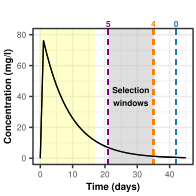

Write the R code that produced this figure.
###############################################################################
# Code to visuals Figure 1A (the PK of SP* with illustrate the selection      #
# windows of the  quintuple mutant, and the prophylactic period               #
# confer by AQ)                                                               #
#                                                                             #
# author: thiery Masserey (thiery.masserey@swisstph.ch)                       #
###############################################################################


# Load the data
Data_2 <- read.csv("C:/Users/massth/Desktop/SMC/Figure_final/Data_figure_1A.csv", header = T)

# Load package
library("rlang")
library("ggh4x")
library("ggplot2")
library("plyr")

# Plot the results
constant <- 2.5
PLOT_A1 <- ggplot(data = Data_2, aes(x = Time, y = C)) +
  geom_line(size = 3 / ggplot2::.pt / constant) +
  scale_y_continuous(name = "Concentration (mg/l)") +
  scale_x_continuous(name = "Time (days)", lim = c(0, 45)) +
  theme_bw() +
  theme(axis.text.x = element_text(size =  16 / constant),
        axis.text.y = element_text(size =  16 / constant),
        axis.title.x = element_text(size =  18 / constant, face = "bold"),
        axis.title.y = element_text(size =  18 / constant, face = "bold")) +
  theme(plot.margin = unit(c(0.75, 0.1, 0.1, 0.1), "cm")) +
  annotate("rect", xmin = 21, xmax = 35, ymin = -4,  ymax = 84, alpha = .5, fill = "grey") +
  annotate("rect", xmin = 0, xmax = 17, ymin = -4, ymax = 84, alpha = .2, fill = "yellow") +
  geom_line(size = 3 / ggplot2::.pt / constant) +
  geom_segment(aes(x = 21, y = -Inf, xend = 21, yend = 86), linetype = "dashed", color = "#860086", size = 3 / ggplot2::.pt / constant) +
  geom_segment(aes(x = 35, y = -Inf, xend = 35, yend = 86), linetype = "dashed", color = "#FF7F00", size = 3 / ggplot2::.pt / constant) +
  geom_segment(aes(x = 42, y = -Inf, xend = 42, yend = 86), linetype = "dashed", color = "#1F78B4", size = 3 / ggplot2::.pt / constant) +
  annotate("text", x = 21, y = 87, label = "5", color = "#860086", size = 16 / ggplot2::.pt / constant, fontface = 2) +
  annotate( "text", x = 35, y = 87, label = "4", color = "#FF7F00", size = 16 / ggplot2::.pt / constant, fontface = 2) +
  annotate("text", x = 42, y = 87, label = "0", color = "#1F78B4", size = 16 / ggplot2::.pt / constant, fontface = 2) +
  annotate("text", x = 28, y = 40, label = "Selection\nwindows", size = 16 / ggplot2::.pt / constant, fontface = 2) + 
  coord_cartesian(ylim = c(0, 80), clip = "off")
